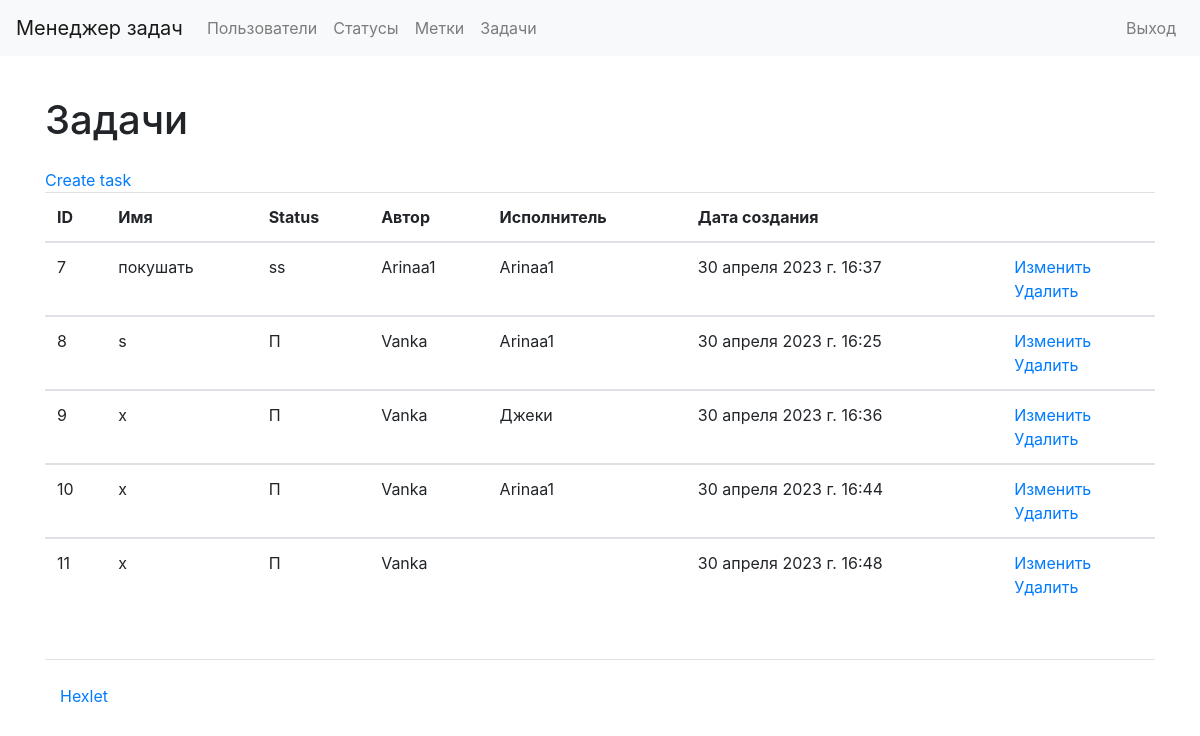
The app's page /tasks/ (signed in) with its own data.
### tasks/models.py (models this page shows, shortened)
class Task(models.Model):
    name = models.CharField(max_length=150)
    description = models.TextField(null=True, blank=True)
    created_at = models.DateTimeField(auto_now=True)
    status = models.ForeignKey(Status, on_delete=models.PROTECT)
    creator = models.ForeignKey(User, related_name='creator', on_delete=models.PROTECT)
    assignee = models.ForeignKey(User, related_name='assignee', on_delete=models.PROTECT, null=True, blank=True)
    label = models.ManyToManyField(Label, blank=True)

### statuses/models.py (models this page shows)
class Status(models.Model):
    name = models.CharField(max_length=150)
    created_at = models.DateTimeField(auto_now=True)
    def __str__(self):
        return self.name

### users/models.py (models this page shows)
class User(AbstractUser):
    pass

### tasks/views.py (the view)
# urls.py: path('', views.TasksListView.as_view(), name='tasks_list'),
class TasksListView(LoginRequiredMixin, ListView):
    model = Task
    template_name = "tasks/list_of_tasks.html"

### tasks/templates/tasks/list_of_tasks.html
{% extends "base.html" %}
{% load i18n %}
{% block content %}
<h1 class="my-4">{% translate "Tasks" %}</h1>
<a href="{% url 'task_create' %}">{% translate "Create task" %}</a>
<table class="table table-stripped">
    <thead>
        <tr>
            <th>ID</th>
            <th>{% translate "Name" %}</th>
            <th>{% translate "Status" %}</th>
            <th>{% translate "Author" %}</th>
            <th>{% translate "Assigned to" %}</th>
            <th>{% translate "Date of creation" %}</th>
            <th></th>
        </tr>
    </thead>
        {% for task in object_list %}
    <tbody>
        <tr>
            <td>{{ task.id }}</td>
            <td>{{ task.name }}</td>
            <td>{{ task.status }}</td>
            <td>{{ task.creator }}</td>
            {% if task.assignee == None %}
            <td> </td>
            {% endif %}
            {% if task.assignee != None %}
            <td>{{ task.assignee }}</td>
            {% endif %}
            <td>{{ task.created_at }}</td>
            <td>
                <a href="/tasks/{{ task.id }}/update/">{% translate "Update" %}</a>
                <br>
                <a href="/tasks/{{ task.id }}/delete/">{% translate "Delete" %}</a>
            </td>
        </tr>
        {% endfor %}
    </tbody>
</table>
{% endblock %}

### records on screen
Task: id "7", name "покушать", status "ss", creator "Arinaa1", assignee "Arinaa1", created_at "30 апреля 2023 г. 16:37"
Task: id "8", name "s", status "П", creator "Vanka", assignee "Arinaa1", created_at "30 апреля 2023 г. 16:25"
Task: id "9", name "x", status "П", creator "Vanka", assignee "Джеки", created_at "30 апреля 2023 г. 16:36"
Task: id "10", name "x", status "П", creator "Vanka", assignee "Arinaa1", created_at "30 апреля 2023 г. 16:44"
Task: id "11", name "x", status "П", creator "Vanka", created_at "30 апреля 2023 г. 16:48"
